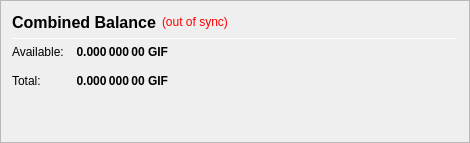
                   <widget class="QFrame" name="frame_CombinedBalances">
                    <property name="minimumSize">
                     <size>
                      <width>470</width>
                      <height>0</height>
                     </size>
                    </property>
                    <property name="frameShape">
                     <enum>QFrame::StyledPanel</enum>
                    </property>
                    <property name="frameShadow">
                     <enum>QFrame::Raised</enum>
                    </property>
                    <layout class="QVBoxLayout" name="verticalLayout_5">
                     <item>
                      <layout class="QHBoxLayout" name="horizontalLayout_5" stretch="0,0,0">
                       <item>
                        <widget class="QLabel" name="label_5z">
                         <property name="minimumSize">
                          <size>
                           <width>0</width>
                           <height>20</height>
                          </size>
                         </property>
                         <property name="font">
                          <font>
                           <pointsize>12</pointsize>
                           <weight>75</weight>
                           <bold>true</bold>
                          </font>
                         </property>
                         <property name="toolTip">
                          <string>Combined Balance (including unconfirmed and immature coins)</string>
                         </property>
                         <property name="text">
                          <string>Combined Balance</string>
                         </property>
                        </widget>
                       </item>
                       <item>
                        <widget class="QLabel" name="labelWalletStatus">
                         <property name="cursor">
                          <cursorShape>WhatsThisCursor</cursorShape>
                         </property>
                         <property name="toolTip">
                          <string>The displayed information may be out of date. Your wallet automatically synchronizes with the TGIFGLOBAL network after a connection is established, but this process has not completed yet.</string>
                         </property>
                         <property name="styleSheet">
                          <string notr="true">QLabel { color: red; }</string>
                         </property>
                         <property name="text">
                          <string notr="true">(out of sync)</string>
                         </property>
                         <property name="alignment">
                          <set>Qt::AlignLeading|Qt::AlignLeft|Qt::AlignVCenter</set>
                         </property>
                        </widget>
                       </item>
                       <item>
                        <spacer name="horizontalSpacer_1">
                         <property name="orientation">
                          <enum>Qt::Horizontal</enum>
                         </property>
                         <property name="sizeHint" stdset="0">
                          <size>
                           <width>40</width>
                           <height>20</height>
                          </size>
                         </property>
                        </spacer>
                       </item>
                      </layout>
                     </item>
                     <item>
                      <widget class="Line" name="line_CombinedBalance">
                       <property name="minimumSize">
                        <size>
                         <width>0</width>
                         <height>1</height>
                        </size>
                       </property>
                       <property name="maximumSize">
                        <size>
                         <width>16777215</width>
                         <height>1</height>
                        </size>
                       </property>
                       <property name="orientation">
                        <enum>Qt::Horizontal</enum>
                       </property>
                      </widget>
                     </item>
                     <item>
                      <layout class="QGridLayout" name="gridLayout_3">
                       <property name="spacing">
                        <number>12</number>
                       </property>
                       <item row="1" column="0">
                        <widget class="QLabel" name="labelBalanceTextz">
                         <property name="text">
                          <string>Available:</string>
                         </property>
                        </widget>
                       </item>
                       <item row="1" column="1">
                        <widget class="QLabel" name="labelBalancez">
                         <property name="font">
                          <font>
                           <weight>75</weight>
                           <bold>true</bold>
                          </font>
                         </property>
                         <property name="cursor">
                          <cursorShape>IBeamCursor</cursorShape>
                         </property>
                         <property name="toolTip">
                          <string>Your current spendable balance</string>
                         </property>
                         <property name="text">
                          <string notr="true">0.000 000 00 GIF</string>
                         </property>
                         <property name="alignment">
                          <set>Qt::AlignRight|Qt::AlignTrailing|Qt::AlignVCenter</set>
                         </property>
                         <property name="textInteractionFlags">
                          <set>Qt::LinksAccessibleByMouse|Qt::TextSelectableByKeyboard|Qt::TextSelectableByMouse</set>
                         </property>
                        </widget>
                       </item>
                       <item row="2" column="0">
                        <widget class="QLabel" name="labelTotalTextz">
                         <property name="text">
                          <string>Total:</string>
                         </property>
                        </widget>
                       </item>
                       <item row="2" column="1">
                        <widget class="QLabel" name="labelTotalz">
                         <property name="font">
                          <font>
                           <weight>75</weight>
                           <bold>true</bold>
                          </font>
                         </property>
                         <property name="cursor">
                          <cursorShape>IBeamCursor</cursorShape>
                         </property>
                         <property name="toolTip">
                          <string>Total Balance, including all unavailable coins.</string>
                         </property>
                         <property name="text">
                          <string notr="true">0.000 000 00 GIF</string>
                         </property>
                         <property name="alignment">
                          <set>Qt::AlignRight|Qt::AlignTrailing|Qt::AlignVCenter</set>
                         </property>
                         <property name="textInteractionFlags">
                          <set>Qt::LinksAccessibleByMouse|Qt::TextSelectableByKeyboard|Qt::TextSelectableByMouse</set>
                         </property>
                        </widget>
                       </item>
                       <item row="2" column="3">
                        <spacer name="horizontalSpacer_2">
                         <property name="orientation">
                          <enum>Qt::Horizontal</enum>
                         </property>
                         <property name="sizeHint" stdset="0">
                          <size>
                           <width>40</width>
                           <height>20</height>
                          </size>
                         </property>
                        </spacer>
                       </item>
                      </layout>
                     </item>
                     <item>
                      <spacer name="verticalSpacer_1">
                       <property name="orientation">
                        <enum>Qt::Vertical</enum>
                       </property>
                       <property name="sizeHint" stdset="0">
                        <size>
                         <width>20</width>
                         <height>40</height>
                        </size>
                       </property>
                      </spacer>
                     </item>
                    </layout>
                   </widget>
